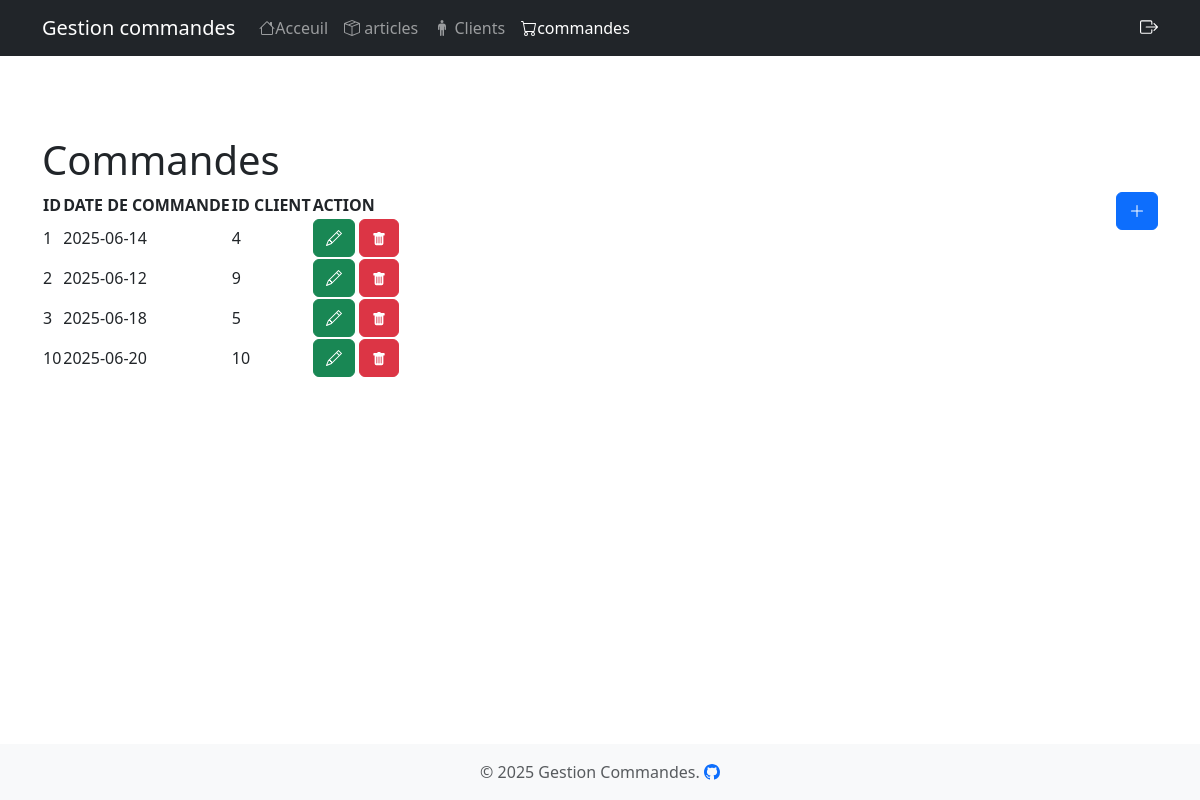
Screenshot of /commandes.php with the database file from the repository.
### tables this page shows
CREATE TABLE `commande` (
  `id_commande` int NOT NULL,
  `date_commande` date DEFAULT NULL,
  `id_client` int DEFAULT NULL,
  `vues` int DEFAULT NULL
);

### commandes.php (the view, shortened to what this page needs)
<!DOCTYPE html>
<html lang="en" class="h-100" data-bs-theme="auto">
<head>
    <link href="css/bootstrap.min.css" rel="stylesheet">
    <link href="css/style.css" rel="stylesheet">
    <link href="DataTables/datatables.min.css" rel="stylesheet">
    <link href="DataTables/datatables.min.js" rel="stylesheet">
    <link href="https://cdn.jsdelivr.net/npm/bootstrap@5.3.6/dist/css/bootstrap.min.css" rel="stylesheet">
    <link href="https://cdn.jsdelivr.net/npm/bootstrap@5.3.3/dist/css/bootstrap.min.css" rel="stylesheet">
    <link rel="stylesheet" href="https://cdn.datatables.net/2.3.1/css/dataTables.dataTables.css" />
</head>
<body class="d-flex flex-column h-100">
    <?php
    include("header.php");
    include_once("main.php");
    $count = 0;
    ?>
    <h1 class="mt-5">Commandes</h1>
    <a href="addCommande.php" class="btn btn-primary" style="float: right; margin-bottom:20px;">
        <svg xmlns="http://www.w3.org/2000/svg" width="16" height="16" fill="currentColor" class="bi bi-plus-lg" viewBox="0 0 16 16">
            <path fill-rule="evenodd" d="M8 2a.5.5 0 0 1 .5.5v5h5a.5.5 0 0 1 0 1h-5v5a.5.5 0 0 1-1 0v-5h-5a.5.5 0 0 1 0-1h5v-5A.5.5 0 0 1 8 2" />
        </svg>
    </a>
    <?php
    $query = "select * FROM commande";
    $pdostmt = $pdo->prepare($query);
    $pdostmt->execute();
    ?>
    <table id="datatable_commandes" class="display">
        <thead>
            <tr>
                <th>ID</th>
                <th>DATE DE COMMANDE</th>
                <th>ID CLIENT</th>
                <th>ACTION</th>
            </tr>
        </thead>
        <tbody>
            <?php
            while ($ligne = $pdostmt->fetch(PDO::FETCH_ASSOC)):
                $count++;
            ?>
                <tr>
                    <td><?php echo $ligne['id_commande']; ?></td>
                    <td><?php echo $ligne['date_commande']; ?></td>
                    <td><?php echo $ligne['id_client']; ?></td>
                    <td>
                        <a href="updateCommande.php?id=<?php echo $ligne['id_commande']; ?>" class="btn btn-success">
                        </a>
                        <button type="button" class="btn btn-danger" data-bs-toggle="modal" data-bs-target="#deleteModal<?php echo $count ?>">
                        </button>
                    </td>
                </tr>
            <?php endwhile  ?>
        </tbody>
    </table>
    </div>
    <?php include("footer.php") ?>
</body>
</html>

### css/style.css (style rules this page uses)
h1.mt-5 { margin-top: 7rem !important; }

### commandes.php (style rules this page uses)
.bi { vertical-align: -.125em; fill: currentColor }

### rows the page displays
commande: id_commande "1", date_commande "2025-06-14", id_client "4"
commande: id_commande "2", date_commande "2025-06-12", id_client "9"
commande: id_commande "3", date_commande "2025-06-18", id_client "5"
commande: id_commande "10", date_commande "2025-06-20", id_client "10"
